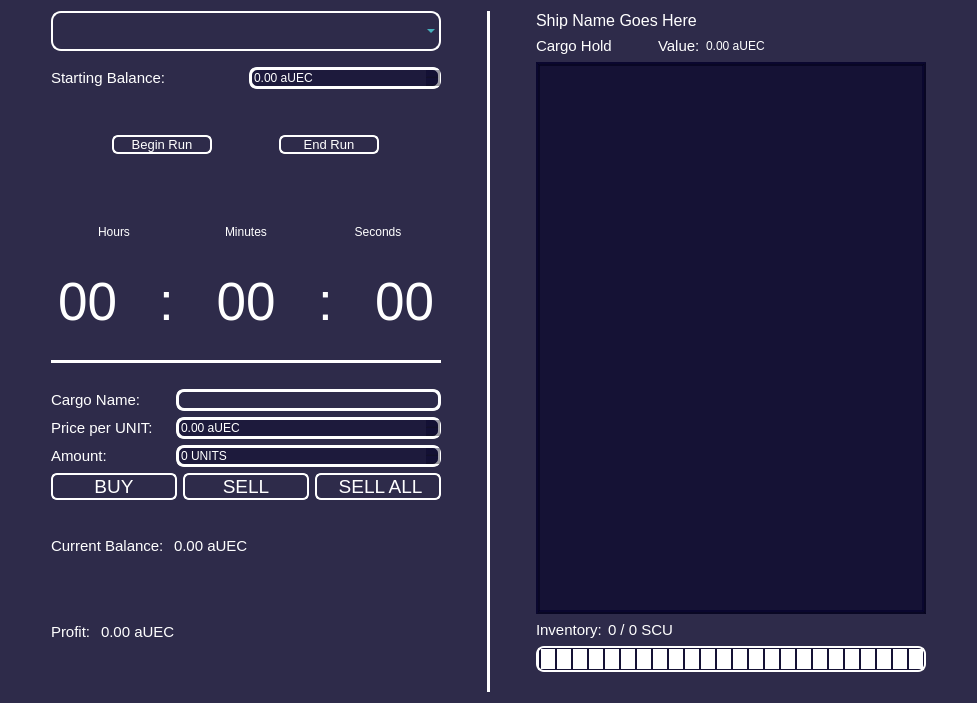
<?xml version="1.0" encoding="UTF-8"?>
<ui version="4.0">
 <class>Widget</class>
 <widget class="QWidget" name="Widget">
  <property name="geometry">
   <rect>
    <x>0</x>
    <y>0</y>
    <width>977</width>
    <height>703</height>
   </rect>
  </property>
  <property name="palette">
   <palette>
    <active>
     <colorrole role="WindowText">
      <brush brushstyle="SolidPattern">
       <color alpha="255">
        <red>0</red>
        <green>0</green>
        <blue>0</blue>
       </color>
      </brush>
     </colorrole>
     <colorrole role="Button">
      <brush brushstyle="SolidPattern">
       <color alpha="150">
        <red>3</red>
        <green>0</green>
        <blue>38</blue>
       </color>
      </brush>
     </colorrole>
     <colorrole role="Light">
      <brush brushstyle="SolidPattern">
       <color alpha="255">
        <red>255</red>
        <green>255</green>
        <blue>255</blue>
       </color>
      </brush>
     </colorrole>
     <colorrole role="Midlight">
      <brush brushstyle="SolidPattern">
       <color alpha="255">
        <red>255</red>
        <green>255</green>
        <blue>255</blue>
       </color>
      </brush>
     </colorrole>
     <colorrole role="Dark">
      <brush brushstyle="SolidPattern">
       <color alpha="255">
        <red>127</red>
        <green>127</green>
        <blue>127</blue>
       </color>
      </brush>
     </colorrole>
     <colorrole role="Mid">
      <brush brushstyle="SolidPattern">
       <color alpha="255">
        <red>170</red>
        <green>170</green>
        <blue>170</blue>
       </color>
      </brush>
     </colorrole>
     <colorrole role="Text">
      <brush brushstyle="SolidPattern">
       <color alpha="255">
        <red>0</red>
        <green>0</green>
        <blue>0</blue>
       </color>
      </brush>
     </colorrole>
     <colorrole role="BrightText">
      <brush brushstyle="SolidPattern">
       <color alpha="255">
        <red>255</red>
        <green>255</green>
        <blue>255</blue>
       </color>
      </brush>
     </colorrole>
     <colorrole role="ButtonText">
      <brush brushstyle="SolidPattern">
       <color alpha="255">
        <red>0</red>
        <green>0</green>
        <blue>0</blue>
       </color>
      </brush>
     </colorrole>
     <colorrole role="Base">
      <brush brushstyle="SolidPattern">
       <color alpha="150">
        <red>3</red>
        <green>0</green>
        <blue>38</blue>
       </color>
      </brush>
     </colorrole>
     <colorrole role="Window">
      <brush brushstyle="SolidPattern">
       <color alpha="150">
        <red>3</red>
        <green>0</green>
        <blue>38</blue>
       </color>
      </brush>
     </colorrole>
     <colorrole role="Shadow">
      <brush brushstyle="SolidPattern">
       <color alpha="255">
        <red>0</red>
        <green>0</green>
        <blue>0</blue>
       </color>
      </brush>
     </colorrole>
     <colorrole role="AlternateBase">
      <brush brushstyle="SolidPattern">
       <color alpha="255">
        <red>255</red>
        <green>255</green>
        <blue>255</blue>
       </color>
      </brush>
     </colorrole>
     <colorrole role="ToolTipBase">
      <brush brushstyle="SolidPattern">
       <color alpha="255">
        <red>255</red>
        <green>255</green>
        <blue>220</blue>
       </color>
      </brush>
     </colorrole>
     <colorrole role="ToolTipText">
      <brush brushstyle="SolidPattern">
       <color alpha="255">
        <red>0</red>
        <green>0</green>
        <blue>0</blue>
       </color>
      </brush>
     </colorrole>
     <colorrole role="PlaceholderText">
      <brush brushstyle="SolidPattern">
       <color alpha="127">
        <red>0</red>
        <green>0</green>
        <blue>0</blue>
       </color>
      </brush>
     </colorrole>
     <colorrole role="Accent">
      <brush brushstyle="SolidPattern">
       <color alpha="255">
        <red>255</red>
        <green>255</green>
        <blue>255</blue>
       </color>
      </brush>
     </colorrole>
    </active>
    <inactive>
     <colorrole role="WindowText">
      <brush brushstyle="SolidPattern">
       <color alpha="255">
        <red>0</red>
        <green>0</green>
        <blue>0</blue>
       </color>
      </brush>
     </colorrole>
     <colorrole role="Button">
      <brush brushstyle="SolidPattern">
       <color alpha="150">
        <red>3</red>
        <green>0</green>
        <blue>38</blue>
       </color>
      </brush>
     </colorrole>
     <colorrole role="Light">
      <brush brushstyle="SolidPattern">
       <color alpha="255">
        <red>255</red>
        <green>255</green>
        <blue>255</blue>
       </color>
      </brush>
     </colorrole>
     <colorrole role="Midlight">
      <brush brushstyle="SolidPattern">
       <color alpha="255">
        <red>255</red>
        <green>255</green>
        <blue>255</blue>
       </color>
      </brush>
     </colorrole>
     <colorrole role="Dark">
      <brush brushstyle="SolidPattern">
       <color alpha="255">
        <red>127</red>
        <green>127</green>
        <blue>127</blue>
       </color>
      </brush>
     </colorrole>
     <colorrole role="Mid">
      <brush brushstyle="SolidPattern">
       <color alpha="255">
        <red>170</red>
        <green>170</green>
        <blue>170</blue>
       </color>
      </brush>
     </colorrole>
     <colorrole role="Text">
      <brush brushstyle="SolidPattern">
       <color alpha="255">
        <red>0</red>
        <green>0</green>
        <blue>0</blue>
       </color>
      </brush>
     </colorrole>
     <colorrole role="BrightText">
      <brush brushstyle="SolidPattern">
       <color alpha="255">
        <red>255</red>
        <green>255</green>
        <blue>255</blue>
       </color>
      </brush>
     </colorrole>
     <colorrole role="ButtonText">
      <brush brushstyle="SolidPattern">
       <color alpha="255">
        <red>0</red>
        <green>0</green>
        <blue>0</blue>
       </color>
      </brush>
     </colorrole>
     <colorrole role="Base">
      <brush brushstyle="SolidPattern">
       <color alpha="150">
        <red>3</red>
        <green>0</green>
        <blue>38</blue>
       </color>
      </brush>
     </colorrole>
     <colorrole role="Window">
      <brush brushstyle="SolidPattern">
       <color alpha="150">
        <red>3</red>
        <green>0</green>
        <blue>38</blue>
       </color>
      </brush>
     </colorrole>
     <colorrole role="Shadow">
      <brush brushstyle="SolidPattern">
       <color alpha="255">
        <red>0</red>
        <green>0</green>
        <blue>0</blue>
       </color>
      </brush>
     </colorrole>
     <colorrole role="AlternateBase">
      <brush brushstyle="SolidPattern">
       <color alpha="255">
        <red>255</red>
        <green>255</green>
        <blue>255</blue>
       </color>
      </brush>
     </colorrole>
     <colorrole role="ToolTipBase">
      <brush brushstyle="SolidPattern">
       <color alpha="255">
        <red>255</red>
        <green>255</green>
        <blue>220</blue>
       </color>
      </brush>
     </colorrole>
     <colorrole role="ToolTipText">
      <brush brushstyle="SolidPattern">
       <color alpha="255">
        <red>0</red>
        <green>0</green>
        <blue>0</blue>
       </color>
      </brush>
     </colorrole>
     <colorrole role="PlaceholderText">
      <brush brushstyle="SolidPattern">
       <color alpha="127">
        <red>0</red>
        <green>0</green>
        <blue>0</blue>
       </color>
      </brush>
     </colorrole>
     <colorrole role="Accent">
      <brush brushstyle="SolidPattern">
       <color alpha="255">
        <red>255</red>
        <green>255</green>
        <blue>255</blue>
       </color>
      </brush>
     </colorrole>
    </inactive>
    <disabled>
     <colorrole role="WindowText">
      <brush brushstyle="SolidPattern">
       <color alpha="255">
        <red>127</red>
        <green>127</green>
        <blue>127</blue>
       </color>
      </brush>
     </colorrole>
     <colorrole role="Button">
      <brush brushstyle="SolidPattern">
       <color alpha="150">
        <red>3</red>
        <green>0</green>
        <blue>38</blue>
       </color>
      </brush>
     </colorrole>
     <colorrole role="Light">
      <brush brushstyle="SolidPattern">
       <color alpha="255">
        <red>255</red>
        <green>255</green>
        <blue>255</blue>
       </color>
      </brush>
     </colorrole>
     <colorrole role="Midlight">
      <brush brushstyle="SolidPattern">
       <color alpha="255">
        <red>255</red>
        <green>255</green>
        <blue>255</blue>
       </color>
      </brush>
     </colorrole>
     <colorrole role="Dark">
      <brush brushstyle="SolidPattern">
       <color alpha="255">
        <red>127</red>
        <green>127</green>
        <blue>127</blue>
       </color>
      </brush>
     </colorrole>
     <colorrole role="Mid">
      <brush brushstyle="SolidPattern">
       <color alpha="255">
        <red>170</red>
        <green>170</green>
        <blue>170</blue>
       </color>
      </brush>
     </colorrole>
     <colorrole role="Text">
      <brush brushstyle="SolidPattern">
       <color alpha="255">
        <red>127</red>
        <green>127</green>
        <blue>127</blue>
       </color>
      </brush>
     </colorrole>
     <colorrole role="BrightText">
      <brush brushstyle="SolidPattern">
       <color alpha="255">
        <red>255</red>
        <green>255</green>
        <blue>255</blue>
       </color>
      </brush>
     </colorrole>
     <colorrole role="ButtonText">
      <brush brushstyle="SolidPattern">
       <color alpha="255">
        <red>127</red>
        <green>127</green>
        <blue>127</blue>
       </color>
      </brush>
     </colorrole>
     <colorrole role="Base">
      <brush brushstyle="SolidPattern">
       <color alpha="150">
        <red>3</red>
        <green>0</green>
        <blue>38</blue>
       </color>
      </brush>
     </colorrole>
     <colorrole role="Window">
      <brush brushstyle="SolidPattern">
       <color alpha="150">
        <red>3</red>
        <green>0</green>
        <blue>38</blue>
       </color>
      </brush>
     </colorrole>
     <colorrole role="Shadow">
      <brush brushstyle="SolidPattern">
       <color alpha="255">
        <red>0</red>
        <green>0</green>
        <blue>0</blue>
       </color>
      </brush>
     </colorrole>
     <colorrole role="AlternateBase">
      <brush brushstyle="SolidPattern">
       <color alpha="255">
        <red>255</red>
        <green>255</green>
        <blue>255</blue>
       </color>
      </brush>
     </colorrole>
     <colorrole role="ToolTipBase">
      <brush brushstyle="SolidPattern">
       <color alpha="255">
        <red>255</red>
        <green>255</green>
        <blue>220</blue>
       </color>
      </brush>
     </colorrole>
     <colorrole role="ToolTipText">
      <brush brushstyle="SolidPattern">
       <color alpha="255">
        <red>0</red>
        <green>0</green>
        <blue>0</blue>
       </color>
      </brush>
     </colorrole>
     <colorrole role="PlaceholderText">
      <brush brushstyle="SolidPattern">
       <color alpha="127">
        <red>127</red>
        <green>127</green>
        <blue>127</blue>
       </color>
      </brush>
     </colorrole>
     <colorrole role="Accent">
      <brush brushstyle="SolidPattern">
       <color alpha="255">
        <red>255</red>
        <green>255</green>
        <blue>255</blue>
       </color>
      </brush>
     </colorrole>
    </disabled>
   </palette>
  </property>
  <property name="windowTitle">
   <string>Widget</string>
  </property>
  <property name="styleSheet">
   <string notr="true">QWidget
{
	color: rgb(255, 255, 255);
	background-color: rgba(3, 0, 38,150);
	font: &quot;Yu Gothic UI Semibold&quot;;
}

QComboBox
{
	color: rgb(85, 255, 255);
	border: 2px solid white;
	border-radius: 10px;
	background-color: rgba(255, 255, 255, 0);
	border-style: outset;
}

QPushButton
{
	border-width: 2px;
	border-style: solid;
	border-radius: 6px;
	background-color: rgba(255, 255, 255, 0);
}

QPushButton:Disabled
{
	border-width: 1px;
	border-style: solid;
	border-radius: 6px;
	border-color: rgb(181, 181, 181);
	
}

QPushButton:hover
{
	border: 4px solid white;
}

QPushButton:pressed
{
	background-color: rgba(255, 255, 255, 150);
	border: 5px solid white;
}

QLabel
{
	background-color: rgba(255, 255, 255, 0);
}

QLineEdit
{
	background-color: rgba(255, 255, 255, 0);
}

QDoubleSpinBox
{
	border: 3px solid white;
	border-radius: 8px;
	background-color: rgba(3, 0, 38,100);
}
QSpinBox
{
	border: 3px solid white;
	border-radius: 8px;
	background-color: rgba(3, 0, 38,100);
}

QLineEdit
{
	border: 3px solid white;
	border-radius: 8px;
}

QProgressBar
{
	border: 2px solid white;
	border-radius: 8px;
	border-style: outset;
	
	background-color: rgba(3, 0, 38,150)
}

QProgressBar::chunk
{
	border: 2px solid rgb(255, 255, 255);
	border-radius: px;
	background-color: rgb(255, 255, 255);
	width: 10px;
	margin: 1px;

}

QListWidget::item
{
	color: rgb(85, 255, 255);
}</string>
  </property>
  <layout class="QHBoxLayout" name="horizontalLayout_11">
   <item>
    <spacer name="horizontalSpacer_3">
     <property name="orientation">
      <enum>Qt::Horizontal</enum>
     </property>
     <property name="sizeType">
      <enum>QSizePolicy::Preferred</enum>
     </property>
     <property name="sizeHint" stdset="0">
      <size>
       <width>40</width>
       <height>20</height>
      </size>
     </property>
    </spacer>
   </item>
   <item>
    <layout class="QVBoxLayout" name="verticalLayout_11">
     <item>
      <layout class="QVBoxLayout" name="verticalLayout_10">
       <item>
        <layout class="QVBoxLayout" name="verticalLayout_3">
         <item>
          <widget class="QComboBox" name="shipComboBox">
           <property name="sizePolicy">
            <sizepolicy hsizetype="Preferred" vsizetype="Preferred">
             <horstretch>0</horstretch>
             <verstretch>0</verstretch>
            </sizepolicy>
           </property>
           <property name="maximumSize">
            <size>
             <width>16777215</width>
             <height>40</height>
            </size>
           </property>
           <property name="sizeAdjustPolicy">
            <enum>QComboBox::AdjustToContentsOnFirstShow</enum>
           </property>
          </widget>
         </item>
         <item>
          <spacer name="verticalSpacer_5">
           <property name="orientation">
            <enum>Qt::Vertical</enum>
           </property>
           <property name="sizeType">
            <enum>QSizePolicy::Fixed</enum>
           </property>
           <property name="sizeHint" stdset="0">
            <size>
             <width>20</width>
             <height>10</height>
            </size>
           </property>
          </spacer>
         </item>
         <item>
          <layout class="QHBoxLayout" name="horizontalLayout_2">
           <item>
            <widget class="QLabel" name="startBalLabel">
             <property name="minimumSize">
              <size>
               <width>152</width>
               <height>0</height>
              </size>
             </property>
             <property name="font">
              <font>
               <pointsize>11</pointsize>
               <italic>false</italic>
               <bold>false</bold>
              </font>
             </property>
             <property name="text">
              <string>Starting Balance: </string>
             </property>
            </widget>
           </item>
           <item>
            <widget class="QDoubleSpinBox" name="startBalDoubleSpinBox">
             <property name="sizePolicy">
              <sizepolicy hsizetype="Minimum" vsizetype="Fixed">
               <horstretch>0</horstretch>
               <verstretch>0</verstretch>
              </sizepolicy>
             </property>
             <property name="alignment">
              <set>Qt::AlignLeading|Qt::AlignLeft|Qt::AlignVCenter</set>
             </property>
             <property name="suffix">
              <string> aUEC</string>
             </property>
             <property name="maximum">
              <double>1000000000000000000.000000000000000</double>
             </property>
             <property name="singleStep">
              <double>100.000000000000000</double>
             </property>
            </widget>
           </item>
          </layout>
         </item>
        </layout>
       </item>
       <item>
        <spacer name="verticalSpacer_6">
         <property name="orientation">
          <enum>Qt::Vertical</enum>
         </property>
         <property name="sizeType">
          <enum>QSizePolicy::Fixed</enum>
         </property>
         <property name="sizeHint" stdset="0">
          <size>
           <width>20</width>
           <height>40</height>
          </size>
         </property>
        </spacer>
       </item>
       <item>
        <layout class="QVBoxLayout" name="verticalLayout_9">
         <item>
          <layout class="QHBoxLayout" name="horizontalLayout_8">
           <item>
            <widget class="QPushButton" name="beginButton">
             <property name="sizePolicy">
              <sizepolicy hsizetype="Minimum" vsizetype="Fixed">
               <horstretch>0</horstretch>
               <verstretch>0</verstretch>
              </sizepolicy>
             </property>
             <property name="maximumSize">
              <size>
               <width>100</width>
               <height>16777215</height>
              </size>
             </property>
             <property name="font">
              <font>
               <pointsize>10</pointsize>
               <italic>false</italic>
               <bold>false</bold>
              </font>
             </property>
             <property name="text">
              <string>Begin Run</string>
             </property>
            </widget>
           </item>
           <item>
            <widget class="QPushButton" name="endButton">
             <property name="sizePolicy">
              <sizepolicy hsizetype="Minimum" vsizetype="Fixed">
               <horstretch>0</horstretch>
               <verstretch>0</verstretch>
              </sizepolicy>
             </property>
             <property name="maximumSize">
              <size>
               <width>100</width>
               <height>16777215</height>
              </size>
             </property>
             <property name="font">
              <font>
               <pointsize>10</pointsize>
               <italic>false</italic>
               <bold>false</bold>
              </font>
             </property>
             <property name="styleSheet">
              <string notr="true"/>
             </property>
             <property name="text">
              <string>End Run</string>
             </property>
            </widget>
           </item>
          </layout>
         </item>
         <item>
          <spacer name="verticalSpacer_7">
           <property name="orientation">
            <enum>Qt::Vertical</enum>
           </property>
           <property name="sizeType">
            <enum>QSizePolicy::Minimum</enum>
           </property>
           <property name="sizeHint" stdset="0">
            <size>
             <width>20</width>
             <height>40</height>
            </size>
           </property>
          </spacer>
         </item>
         <item>
          <layout class="QVBoxLayout" name="verticalLayout_8">
           <item>
            <layout class="QHBoxLayout" name="horizontalLayout_9">
             <item>
              <widget class="QLabel" name="hoursLabel">
               <property name="text">
                <string>Hours</string>
               </property>
               <property name="alignment">
                <set>Qt::AlignCenter</set>
               </property>
              </widget>
             </item>
             <item>
              <widget class="QLabel" name="minutesLabel">
               <property name="text">
                <string>Minutes</string>
               </property>
               <property name="alignment">
                <set>Qt::AlignCenter</set>
               </property>
              </widget>
             </item>
             <item>
              <widget class="QLabel" name="secondsLabel">
               <property name="text">
                <string>Seconds</string>
               </property>
               <property name="alignment">
                <set>Qt::AlignCenter</set>
               </property>
              </widget>
             </item>
            </layout>
           </item>
           <item>
            <layout class="QHBoxLayout" name="timerHLayout">
             <item>
              <widget class="QLabel" name="editHrLabel">
               <property name="font">
                <font>
                 <pointsize>40</pointsize>
                 <italic>false</italic>
                 <bold>false</bold>
                </font>
               </property>
               <property name="text">
                <string>00</string>
               </property>
               <property name="alignment">
                <set>Qt::AlignCenter</set>
               </property>
              </widget>
             </item>
             <item>
              <widget class="QLabel" name="colonLabel">
               <property name="font">
                <font>
                 <pointsize>40</pointsize>
                 <italic>false</italic>
                 <bold>false</bold>
                </font>
               </property>
               <property name="text">
                <string>:</string>
               </property>
               <property name="alignment">
                <set>Qt::AlignCenter</set>
               </property>
              </widget>
             </item>
             <item>
              <widget class="QLabel" name="editMinLabel">
               <property name="font">
                <font>
                 <pointsize>40</pointsize>
                 <italic>false</italic>
                 <bold>false</bold>
                </font>
               </property>
               <property name="text">
                <string>00</string>
               </property>
               <property name="alignment">
                <set>Qt::AlignCenter</set>
               </property>
              </widget>
             </item>
             <item>
              <widget class="QLabel" name="colonLabel2">
               <property name="font">
                <font>
                 <pointsize>40</pointsize>
                 <italic>false</italic>
                 <bold>false</bold>
                </font>
               </property>
               <property name="text">
                <string>:</string>
               </property>
               <property name="alignment">
                <set>Qt::AlignCenter</set>
               </property>
              </widget>
             </item>
             <item>
              <widget class="QLabel" name="editSecLabel">
               <property name="font">
                <font>
                 <pointsize>40</pointsize>
                 <italic>false</italic>
                 <bold>false</bold>
                </font>
               </property>
               <property name="text">
                <string>00</string>
               </property>
               <property name="alignment">
                <set>Qt::AlignCenter</set>
               </property>
              </widget>
             </item>
            </layout>
           </item>
          </layout>
         </item>
        </layout>
       </item>
      </layout>
     </item>
     <item>
      <spacer name="verticalSpacer_2">
       <property name="orientation">
        <enum>Qt::Vertical</enum>
       </property>
       <property name="sizeType">
        <enum>QSizePolicy::Fixed</enum>
       </property>
       <property name="sizeHint" stdset="0">
        <size>
         <width>20</width>
         <height>20</height>
        </size>
       </property>
      </spacer>
     </item>
     <item>
      <widget class="Line" name="line">
       <property name="styleSheet">
        <string notr="true">background-color: rgb(255, 255, 255);
border: 1px solid white;
border-radius: 2px;</string>
       </property>
       <property name="orientation">
        <enum>Qt::Horizontal</enum>
       </property>
      </widget>
     </item>
     <item>
      <layout class="QVBoxLayout" name="verticalLayout_7">
       <item>
        <spacer name="verticalSpacer_4">
         <property name="orientation">
          <enum>Qt::Vertical</enum>
         </property>
         <property name="sizeType">
          <enum>QSizePolicy::Fixed</enum>
         </property>
         <property name="sizeHint" stdset="0">
          <size>
           <width>20</width>
           <height>20</height>
          </size>
         </property>
        </spacer>
       </item>
       <item>
        <layout class="QHBoxLayout" name="horizontalLayout">
         <item>
          <layout class="QVBoxLayout" name="verticalLayout_2">
           <item>
            <widget class="QLabel" name="cargoNameLabel">
             <property name="font">
              <font>
               <pointsize>11</pointsize>
               <italic>false</italic>
               <bold>false</bold>
              </font>
             </property>
             <property name="text">
              <string>Cargo Name:       </string>
             </property>
            </widget>
           </item>
           <item>
            <widget class="QLabel" name="priceLabel">
             <property name="font">
              <font>
               <pointsize>11</pointsize>
               <italic>false</italic>
               <bold>false</bold>
              </font>
             </property>
             <property name="text">
              <string>Price per UNIT:    </string>
             </property>
            </widget>
           </item>
           <item>
            <widget class="QLabel" name="amountLabel">
             <property name="font">
              <font>
               <pointsize>11</pointsize>
               <italic>false</italic>
               <bold>false</bold>
              </font>
             </property>
             <property name="text">
              <string>Amount:       </string>
             </property>
            </widget>
           </item>
          </layout>
         </item>
         <item>
          <layout class="QVBoxLayout" name="verticalLayout">
           <item>
            <widget class="QLineEdit" name="cargoNamelineEdit"/>
           </item>
           <item>
            <widget class="QDoubleSpinBox" name="priceDoubleSpinBox">
             <property name="alignment">
              <set>Qt::AlignLeading|Qt::AlignLeft|Qt::AlignVCenter</set>
             </property>
             <property name="suffix">
              <string> aUEC</string>
             </property>
             <property name="maximum">
              <double>999999999999.000000000000000</double>
             </property>
            </widget>
           </item>
           <item>
            <widget class="QSpinBox" name="amountSpinBox">
             <property name="alignment">
              <set>Qt::AlignLeading|Qt::AlignLeft|Qt::AlignVCenter</set>
             </property>
             <property name="suffix">
              <string> UNITS</string>
             </property>
             <property name="maximum">
              <number>999999999</number>
             </property>
             <property name="singleStep">
              <number>100</number>
             </property>
            </widget>
           </item>
          </layout>
         </item>
        </layout>
       </item>
       <item>
        <layout class="QHBoxLayout" name="horizontalLayout_5">
         <property name="sizeConstraint">
          <enum>QLayout::SetDefaultConstraint</enum>
         </property>
         <item>
          <widget class="QPushButton" name="buyButton">
           <property name="font">
            <font>
             <pointsize>14</pointsize>
             <italic>false</italic>
             <bold>false</bold>
            </font>
           </property>
           <property name="text">
            <string>BUY</string>
           </property>
          </widget>
         </item>
         <item>
          <widget class="QPushButton" name="sellButton">
           <property name="font">
            <font>
             <pointsize>14</pointsize>
             <italic>false</italic>
             <bold>false</bold>
            </font>
           </property>
           <property name="text">
            <string>SELL</string>
           </property>
          </widget>
         </item>
         <item>
          <widget class="QPushButton" name="sellAllButton">
           <property name="font">
            <font>
             <pointsize>14</pointsize>
             <italic>false</italic>
             <bold>false</bold>
            </font>
           </property>
           <property name="autoFillBackground">
            <bool>false</bool>
           </property>
           <property name="styleSheet">
            <string notr="true">alternate-background-color: rgb(0, 0, 255);</string>
           </property>
           <property name="text">
            <string> SELL ALL</string>
           </property>
          </widget>
         </item>
        </layout>
       </item>
       <item>
        <layout class="QVBoxLayout" name="verticalLayout_6">
         <item>
          <layout class="QHBoxLayout" name="horizontalLayout_6">
           <item>
            <widget class="QLabel" name="currentBalanceLabel">
             <property name="font">
              <font>
               <pointsize>11</pointsize>
               <italic>false</italic>
               <bold>false</bold>
              </font>
             </property>
             <property name="text">
              <string>Current Balance: </string>
             </property>
            </widget>
           </item>
           <item>
            <widget class="QLabel" name="editCurrentBalanceLabel">
             <property name="font">
              <font>
               <pointsize>11</pointsize>
               <italic>false</italic>
               <bold>false</bold>
              </font>
             </property>
             <property name="text">
              <string>0.00 aUEC</string>
             </property>
            </widget>
           </item>
           <item>
            <spacer name="horizontalSpacer_7">
             <property name="orientation">
              <enum>Qt::Horizontal</enum>
             </property>
             <property name="sizeHint" stdset="0">
              <size>
               <width>40</width>
               <height>20</height>
              </size>
             </property>
            </spacer>
           </item>
          </layout>
         </item>
         <item>
          <layout class="QHBoxLayout" name="horizontalLayout_7">
           <item>
            <widget class="QLabel" name="profitLabel">
             <property name="font">
              <font>
               <pointsize>11</pointsize>
               <italic>false</italic>
               <bold>false</bold>
              </font>
             </property>
             <property name="text">
              <string>Profit: </string>
             </property>
            </widget>
           </item>
           <item>
            <widget class="QLabel" name="editProfitLabel">
             <property name="font">
              <font>
               <pointsize>11</pointsize>
               <italic>false</italic>
               <bold>false</bold>
              </font>
             </property>
             <property name="text">
              <string>0.00 aUEC</string>
             </property>
            </widget>
           </item>
           <item>
            <spacer name="horizontalSpacer_8">
             <property name="orientation">
              <enum>Qt::Horizontal</enum>
             </property>
             <property name="sizeHint" stdset="0">
              <size>
               <width>40</width>
               <height>20</height>
              </size>
             </property>
            </spacer>
           </item>
          </layout>
         </item>
        </layout>
       </item>
       <item>
        <spacer name="verticalSpacer_3">
         <property name="orientation">
          <enum>Qt::Vertical</enum>
         </property>
         <property name="sizeType">
          <enum>QSizePolicy::Fixed</enum>
         </property>
         <property name="sizeHint" stdset="0">
          <size>
           <width>20</width>
           <height>20</height>
          </size>
         </property>
        </spacer>
       </item>
      </layout>
     </item>
    </layout>
   </item>
   <item>
    <spacer name="horizontalSpacer_2">
     <property name="orientation">
      <enum>Qt::Horizontal</enum>
     </property>
     <property name="sizeType">
      <enum>QSizePolicy::Preferred</enum>
     </property>
     <property name="sizeHint" stdset="0">
      <size>
       <width>40</width>
       <height>20</height>
      </size>
     </property>
    </spacer>
   </item>
   <item>
    <widget class="Line" name="line_2">
     <property name="styleSheet">
      <string notr="true">background-color: rgb(255, 255, 255);
border: 1px solid white;
border-radius: 2px</string>
     </property>
     <property name="orientation">
      <enum>Qt::Vertical</enum>
     </property>
    </widget>
   </item>
   <item>
    <spacer name="horizontalSpacer">
     <property name="orientation">
      <enum>Qt::Horizontal</enum>
     </property>
     <property name="sizeType">
      <enum>QSizePolicy::Preferred</enum>
     </property>
     <property name="sizeHint" stdset="0">
      <size>
       <width>40</width>
       <height>20</height>
      </size>
     </property>
    </spacer>
   </item>
   <item>
    <layout class="QVBoxLayout" name="verticalLayout_4">
     <item>
      <widget class="QLabel" name="editShipNameLabel">
       <property name="font">
        <font>
         <pointsize>12</pointsize>
         <italic>false</italic>
         <bold>false</bold>
        </font>
       </property>
       <property name="text">
        <string>Ship Name Goes Here</string>
       </property>
      </widget>
     </item>
     <item>
      <layout class="QVBoxLayout" name="verticalLayout_12">
       <item>
        <layout class="QHBoxLayout" name="horizontalLayout_10">
         <item>
          <widget class="QLabel" name="cargoHoldLabel">
           <property name="font">
            <font>
             <pointsize>11</pointsize>
             <italic>false</italic>
             <bold>false</bold>
             <underline>false</underline>
            </font>
           </property>
           <property name="text">
            <string>Cargo Hold</string>
           </property>
          </widget>
         </item>
         <item>
          <spacer name="horizontalSpacer_9">
           <property name="orientation">
            <enum>Qt::Horizontal</enum>
           </property>
           <property name="sizeType">
            <enum>QSizePolicy::Preferred</enum>
           </property>
           <property name="sizeHint" stdset="0">
            <size>
             <width>40</width>
             <height>20</height>
            </size>
           </property>
          </spacer>
         </item>
         <item>
          <layout class="QHBoxLayout" name="horizontalLayout_3">
           <item>
            <widget class="QLabel" name="valueLabel">
             <property name="font">
              <font>
               <pointsize>11</pointsize>
               <italic>false</italic>
               <bold>false</bold>
              </font>
             </property>
             <property name="frameShape">
              <enum>QFrame::NoFrame</enum>
             </property>
             <property name="text">
              <string>Value:</string>
             </property>
            </widget>
           </item>
           <item>
            <widget class="QLabel" name="editValueLabel">
             <property name="font">
              <font>
               <pointsize>9</pointsize>
               <italic>false</italic>
               <bold>false</bold>
              </font>
             </property>
             <property name="text">
              <string>0.00 aUEC</string>
             </property>
            </widget>
           </item>
           <item>
            <spacer name="horizontalSpacer_6">
             <property name="orientation">
              <enum>Qt::Horizontal</enum>
             </property>
             <property name="sizeHint" stdset="0">
              <size>
               <width>40</width>
               <height>20</height>
              </size>
             </property>
            </spacer>
           </item>
          </layout>
         </item>
        </layout>
       </item>
       <item>
        <widget class="QListWidget" name="cargoHoldListWidget">
         <property name="frameShape">
          <enum>QFrame::Box</enum>
         </property>
         <property name="frameShadow">
          <enum>QFrame::Raised</enum>
         </property>
         <property name="lineWidth">
          <number>2</number>
         </property>
         <property name="horizontalScrollBarPolicy">
          <enum>Qt::ScrollBarAlwaysOff</enum>
         </property>
         <property name="editTriggers">
          <set>QAbstractItemView::NoEditTriggers</set>
         </property>
         <property name="wordWrap">
          <bool>true</bool>
         </property>
         <property name="selectionRectVisible">
          <bool>true</bool>
         </property>
        </widget>
       </item>
       <item>
        <layout class="QVBoxLayout" name="verticalLayout_5">
         <item>
          <layout class="QHBoxLayout" name="horizontalLayout_4">
           <item>
            <widget class="QLabel" name="label">
             <property name="font">
              <font>
               <pointsize>11</pointsize>
               <italic>false</italic>
               <bold>false</bold>
              </font>
             </property>
             <property name="text">
              <string>Inventory:</string>
             </property>
            </widget>
           </item>
           <item>
            <widget class="QLabel" name="editCapcityNumLabel">
             <property name="font">
              <font>
               <pointsize>11</pointsize>
               <italic>false</italic>
               <bold>false</bold>
              </font>
             </property>
             <property name="text">
              <string>0 / 0 SCU</string>
             </property>
             <property name="alignment">
              <set>Qt::AlignLeading|Qt::AlignLeft|Qt::AlignVCenter</set>
             </property>
            </widget>
           </item>
           <item>
            <spacer name="horizontalSpacer_5">
             <property name="orientation">
              <enum>Qt::Horizontal</enum>
             </property>
             <property name="sizeHint" stdset="0">
              <size>
               <width>40</width>
               <height>20</height>
              </size>
             </property>
            </spacer>
           </item>
          </layout>
         </item>
         <item>
          <widget class="QProgressBar" name="cargoHoldProgressBar">
           <property name="value">
            <number>100</number>
           </property>
           <property name="textVisible">
            <bool>false</bool>
           </property>
           <property name="orientation">
            <enum>Qt::Horizontal</enum>
           </property>
           <property name="invertedAppearance">
            <bool>true</bool>
           </property>
          </widget>
         </item>
         <item>
          <spacer name="verticalSpacer">
           <property name="orientation">
            <enum>Qt::Vertical</enum>
           </property>
           <property name="sizeType">
            <enum>QSizePolicy::Fixed</enum>
           </property>
           <property name="sizeHint" stdset="0">
            <size>
             <width>20</width>
             <height>20</height>
            </size>
           </property>
          </spacer>
         </item>
        </layout>
       </item>
      </layout>
     </item>
    </layout>
   </item>
   <item>
    <spacer name="horizontalSpacer_4">
     <property name="orientation">
      <enum>Qt::Horizontal</enum>
     </property>
     <property name="sizeType">
      <enum>QSizePolicy::Preferred</enum>
     </property>
     <property name="sizeHint" stdset="0">
      <size>
       <width>40</width>
       <height>20</height>
      </size>
     </property>
    </spacer>
   </item>
  </layout>
 </widget>
 <resources/>
 <connections/>
</ui>
